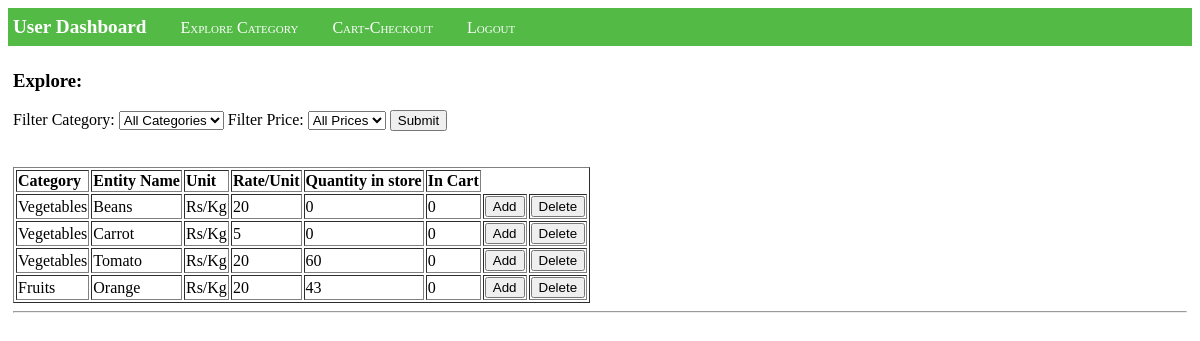
/explore, run on the app's committed database.
### tables this page shows
CREATE TABLE category (cname TEXT, cename TEXT,unit TEXT,rate INTEGER CHECK (rate >= 0), cquantity INTEGER CHECK (cquantity >= 0),incart INTEGER CHECK (incart >= 0),orignalquantity INTEGER CHECK (cquantity >= 0) );

### app.py (the view)
@app.route("/explore")
def explore():
    con = sqlite3.connect("database.db")
    con.row_factory = sqlite3.Row
    cur = con.cursor()
    cur.execute("SELECT rowid, * FROM category")
    rows = cur.fetchall()
    con.close()
    return render_template('explore.html', rows=rows)

### templates/explore.html (shortened to what this page needs)
{% extends "user.html" %}
{% block content %}
<h3>Explore: </h3>
<form action="{{url_for('filter')}}" method="POST">
<label>Filter Category:</label>
<select name="cfilter">
    <option value="all">All Categories</option>
</select>
<label>Filter Price:</label>
<select name="pfilter">
    <option value="all">All Prices</option>
</select>
<input type="submit" value="Submit"/>
</form>
<br>
<br>
        <table border="1px">
            <thead>
                <td><strong>Category</strong></td>
                <td><strong>Entity Name</strong></td>
                <td><strong>Unit</strong></td>
                <td><strong>Rate/Unit</strong></td>
                <td><strong>Quantity in store</strong></td>
                <td><strong>In Cart</strong></td>
            </thead>
            {% for row in rows %}
            <tr>
                <td>{{ row["cname"] }}</td>
                <td>{{ row["cename"] }}</td>
                <td>{{ row["unit"] }}</td>
                <td>{{ row["rate"] }}</td>
                <td>{{ row["cquantity"] }}</td>
                <td>{{ row["incart"] }}</td>
                <td>
                    <form action="{{url_for('add')}}" method="POST">
                    <input type="submit" value="Add">
                    </form>
                </td>
                <td>
                    <form action="{{url_for('deleteitem')}}" method="POST">
                    <input type="submit" value="Delete">
                    </form>
                </td>
            </tr>
            {% endfor %}
        </table>
{% endblock %}

### data on the page
category: cname "Vegetables", cename "Beans", unit "Rs/Kg", rate "20", cquantity "0", incart "0"
category: cname "Vegetables", cename "Carrot", unit "Rs/Kg", rate "5", cquantity "0", incart "0"
category: cname "Vegetables", cename "Tomato", unit "Rs/Kg", rate "20", cquantity "60", incart "0"
category: cname "Fruits", cename "Orange", unit "Rs/Kg", rate "20", cquantity "43", incart "0"
